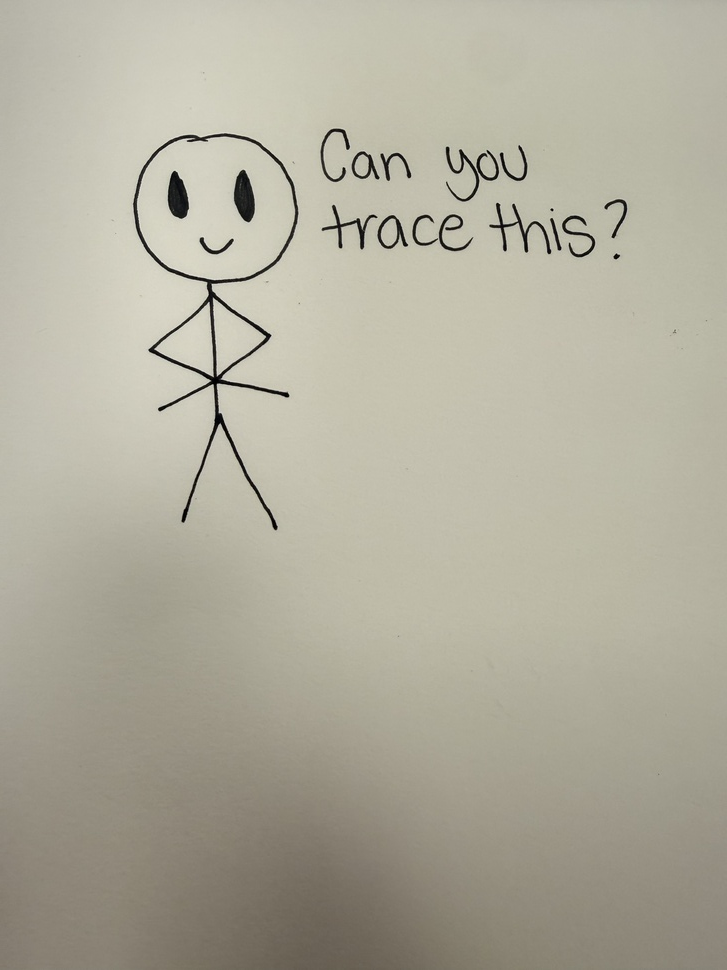
#> input picture Drawing.jpeg, 727 x 970 px, shrunk from 3024 x 4032 before the run
$ python trace_images.py ../Drawing.jpeg
#> lines starting #> are read from the running program, lines starting #| are printed output that depends on the picture; after the words box and inside, x2 and y2 are one past the last pixel; in counts of white or black regions, pixels touching at a corner belong together
import cv2
import numpy as np
import sys
from pathlib import Path

def trace_image(image_path, output_path="traced_output.png"):
#> called with output_path = 'traced_output.png'
    img = cv2.imread(str(image_path))
#> img is the input picture: shape (970, 727, 3); mean B, G, R 157.1, 172.9, 176.4
    if img is None:
        raise FileNotFoundError(f"Could not read image: {image_path}")

    output = img.copy()

    gray = cv2.cvtColor(img, cv2.COLOR_BGR2GRAY)
    gray = cv2.GaussianBlur(gray, (5, 5), 0)

    edges = cv2.Canny(gray, 50, 150)
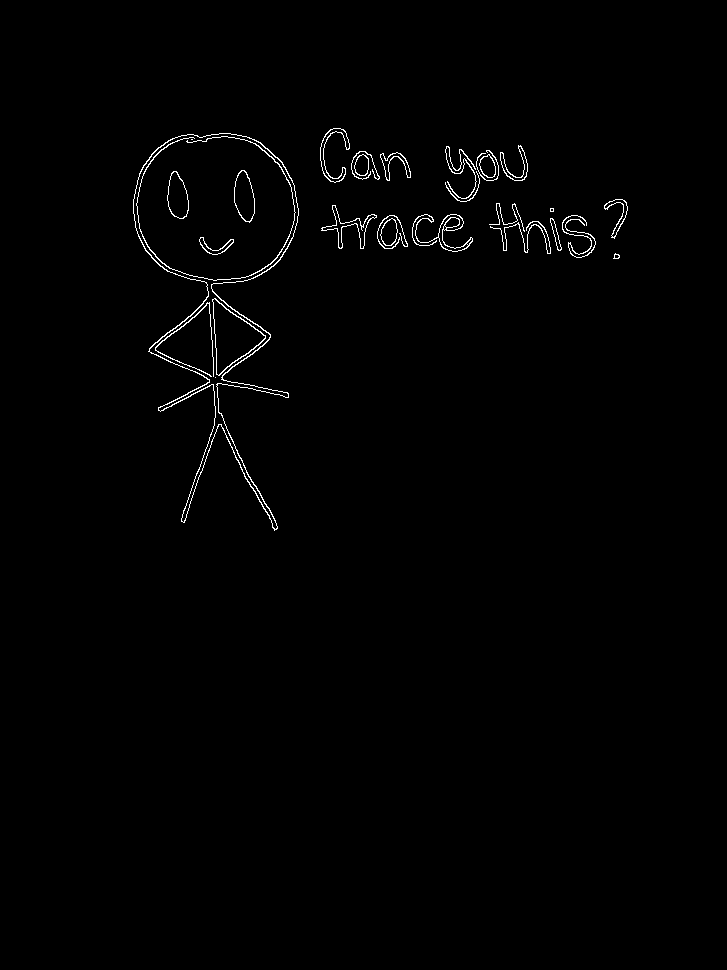
#> edges: shape (970, 727); 0.89% white in thin lines or dots, all inside (x1, y1, x2, y2) = (133, 128, 628, 531)

    kernel = np.ones((3, 3), np.uint8)
    edges = cv2.dilate(edges, kernel, iterations=1)
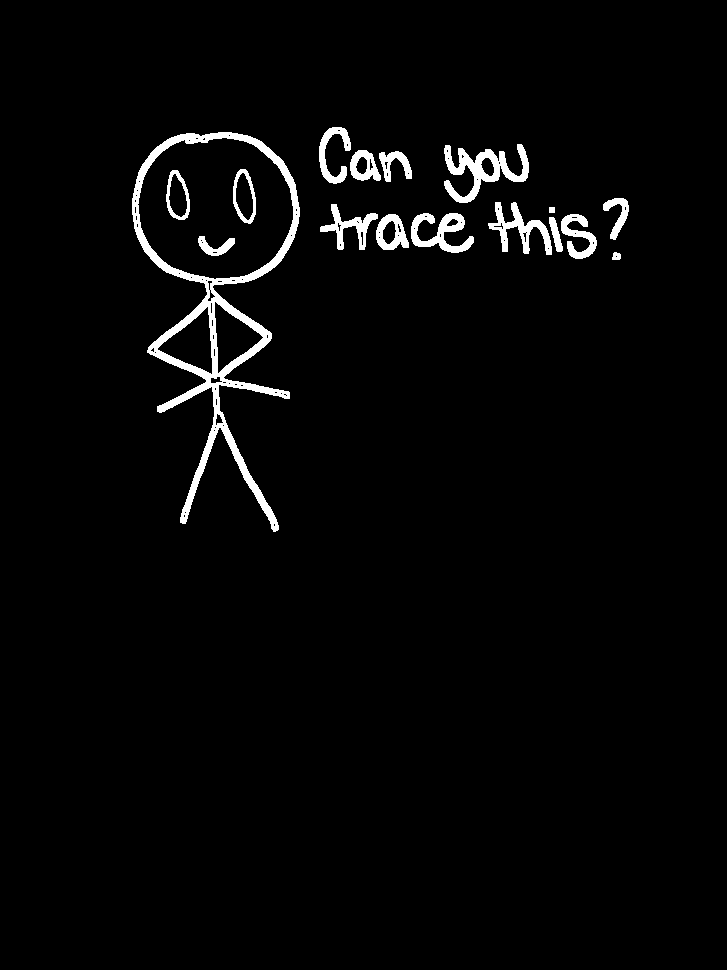
#> edges: shape (970, 727); 2.7% white; 17 white regions, largest, box (x1, y1, x2, y2) and area: (132, 132, 300, 532) 8977, (444, 144, 529, 203) 1920, (411, 213, 474, 253) 1155
    edges = cv2.erode(edges, kernel, iterations=1)
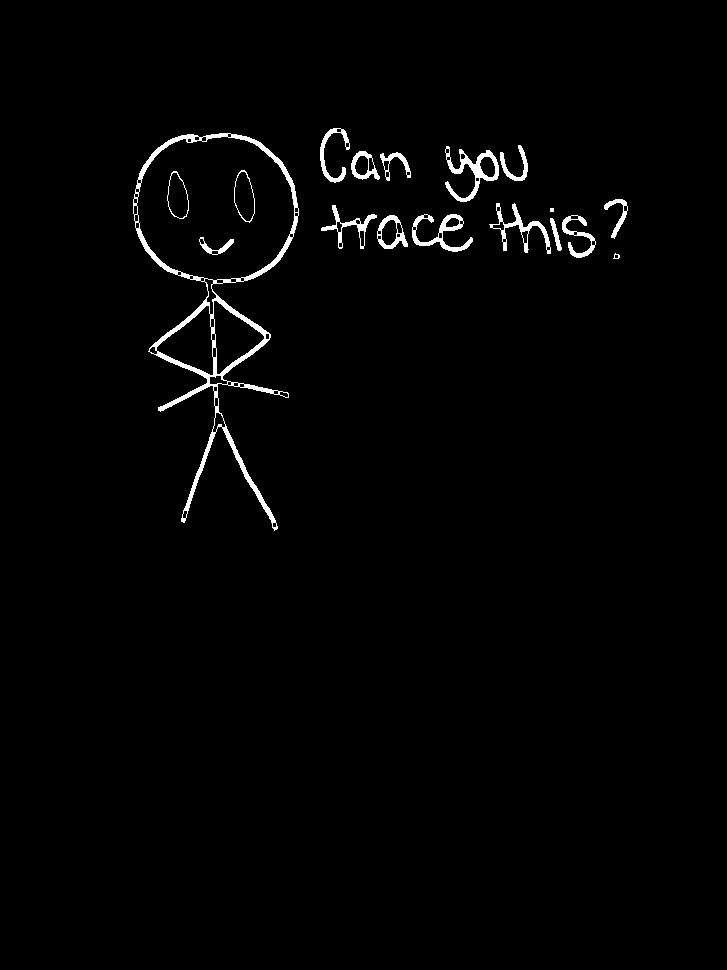
#> edges: shape (970, 727); 1.6% white; 18 white regions (1 under 20 px)

    contours, _ = cv2.findContours(edges, cv2.RETR_LIST, cv2.CHAIN_APPROX_NONE)
#> contours = 98 contours, 40 with area under 20; largest, box (x1, y1, x2, y2) and area: (133, 133, 299, 531) 27114, (136, 136, 295, 281) 18072, (156, 305, 214, 376) 2134, (213, 300, 265, 375) 1972, (445, 146, 499, 202) 1014

    # Optional: remove tiny noisy contours
    contours = [c for c in contours if cv2.contourArea(c) > 20]
#> contours = 57 contours; largest, box (x1, y1, x2, y2) and area: (133, 133, 299, 531) 27114, (136, 136, 295, 281) 18072, (156, 305, 214, 376) 2134, (213, 300, 265, 375) 1972, (445, 146, 499, 202) 1014

    print(f"Found {len(contours)} contours")
#| Found 57 contours

    cv2.drawContours(output, contours, -1, (0, 255, 0), 2)
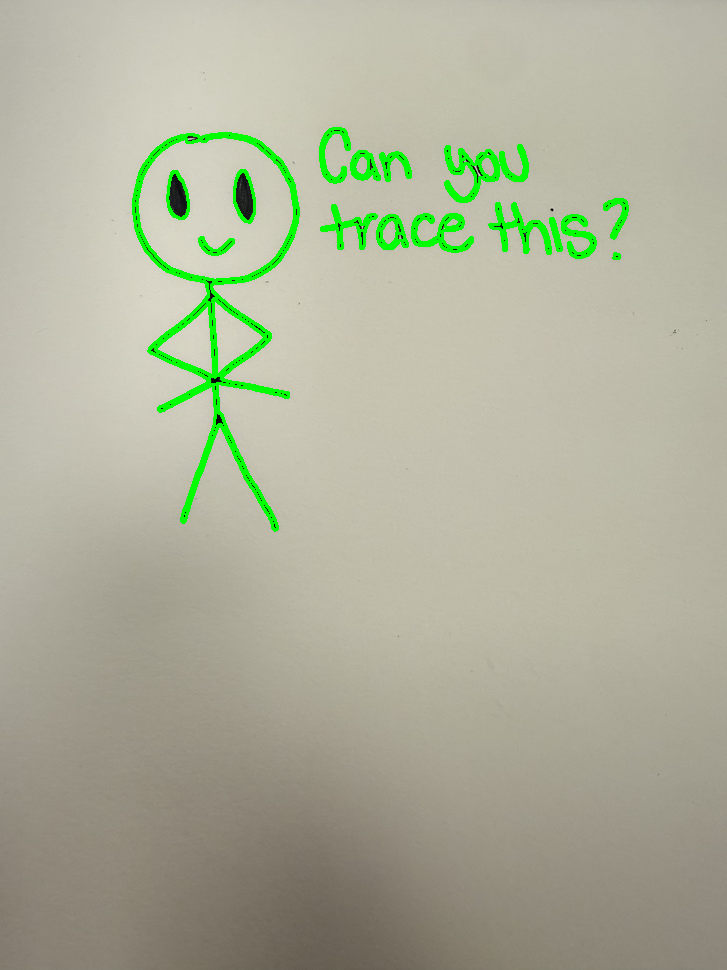
#> output: shape (970, 727, 3); 2.62% of pixels changed, all inside (x1, y1, x2, y2) = (132, 127, 629, 532)

    cv2.imwrite(output_path, output)
    print(f"Saved traced image to: {output_path}")

if __name__ == "__main__":
    if len(sys.argv) < 2:
        print("Usage: python trace_image.py <image_path>")
        sys.exit(1)

    image_path = Path(sys.argv[1])
    trace_image(image_path)
